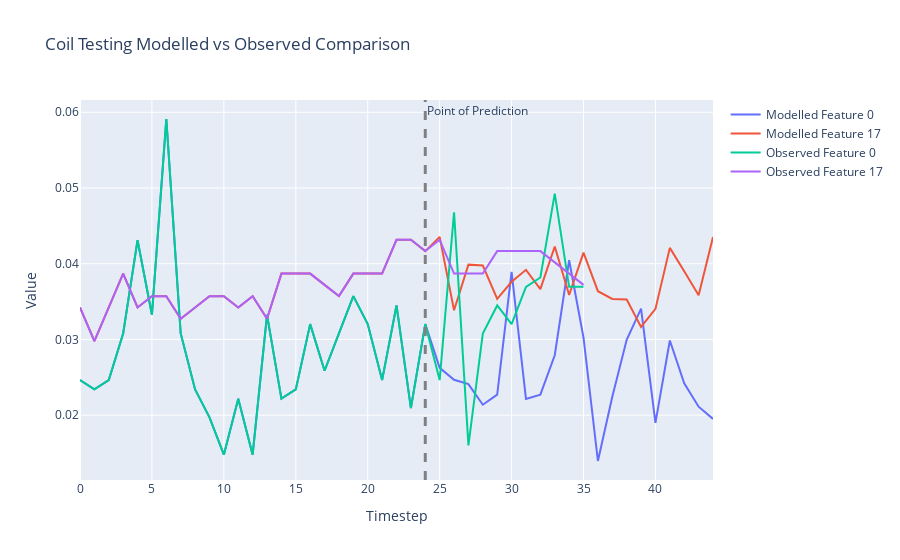

The cell this chart's notebook holds for it:
### Code cell
states = []
# Select the batch we want to make predictions for
batch = 101

# After what step do we want the coil to start making its own predictions?
prediction_step = 24

# What features do we want to plot?
feature_sel = [0,17]

# Grab starting state tensor
state_tensor = X[:,0,:]

# How many steps do we want to run the coil overall?
max_steps = 45

states.append(state_tensor[batch,feature_sel])
batch_size = X.shape[0]
transition_tensor = torch.softmax(torch.zeros(batch_size, n_features, n_features), dim = 1).to("cuda")
for step_state in range(1,max_steps):
    state_tensor, transition_tensor = model.step_coil(state_tensor, transition_tensor)
    if step_state <= prediction_step:
        state_tensor = X[:,step_state,:]
    states.append(state_tensor[batch,feature_sel])
    #print(sum(state_tensor[batch,:]))
    
# Move state dynamics to CPU
data = [row.to('cpu').detach().numpy() for row in states]
traces = list(zip(*data))

# Create the figure and add traces
fig = go.Figure()

# Plotting
for i, trace in enumerate(traces):
    model_trace = go.Scatter(y=trace, mode='lines', name=f'Modelled Feature {feature_sel[i]}')
    fig.add_trace(model_trace)
    
    
# Get observed data to CPU and plot
data = X[batch,:,feature_sel].to('cpu')
# Transpose the data to get 5 traces
traces = list(zip(*data))

# Plotting
for i, trace in enumerate(traces):
    obs_trace = go.Scatter(y=trace, mode='lines', name=f'Observed Feature {feature_sel[i]}')
    fig.add_trace(obs_trace)
    
# Add Line highlighting when the coil becomes responsible for its own predictions
fig.add_vline(x=prediction_step, line_width=3, line_dash="dash", line_color="grey", annotation_text='Point of Prediction')    

# Add title and labels
fig.update_layout(title=f'Coil Testing Modelled vs Observed Comparison',
                    xaxis_title='Timestep',
                    yaxis_title='Value')

# Show the figure
fig.show()

### Figure 1 — Plotly figure (JSON) as saved in the notebook; plotly's stock layout.template omitted (floating-point values rounded to 4 significant figures)
{"data": [{"mode": "lines", "name": "Modelled Feature 0", "type": "scatter", "y": [0.02463, 0.0234, 0.02463, 0.03079, 0.0431, 0.03325, 0.05911, 0.03079, 0.0234, 0.0197, 0.01478, 0.02217, 0.01478, 0.03325, 0.02217, 0.0234, 0.03202, 0.02586, 0.03079, 0.03571, 0.03202, 0.02463, 0.03448, 0.02094, 0.03202, 0.02624, 0.02467, 0.0241, 0.02138, 0.0227, 0.03892, 0.02215, 0.0227, 0.02791, 0.04046, 0.03022, 0.01394, 0.02242, 0.02994, 0.03407, 0.01897, 0.02985, 0.02421, 0.02112, 0.0195]}, {"mode": "lines", "name": "Modelled Feature 17", "type": "scatter", "y": [0.03423, 0.02976, 0.03423, 0.03869, 0.03423, 0.03571, 0.03571, 0.03274, 0.03423, 0.03571, 0.03571, 0.03423, 0.03571, 0.03274, 0.03869, 0.03869, 0.03869, 0.0372, 0.03571, 0.03869, 0.03869, 0.03869, 0.04315, 0.04315, 0.04167, 0.04355, 0.03384, 0.03987, 0.03976, 0.03537, 0.03761, 0.03919, 0.03665, 0.04228, 0.03587, 0.04146, 0.03637, 0.03535, 0.03527, 0.03166, 0.03403, 0.04209, 0.03901, 0.03584, 0.04353]}, {"mode": "lines", "name": "Observed Feature 0", "type": "scatter", "y": [0.02463, 0.0234, 0.02463, 0.03079, 0.0431, 0.03325, 0.05911, 0.03079, 0.0234, 0.0197, 0.01478, 0.02217, 0.01478, 0.03325, 0.02217, 0.0234, 0.03202, 0.02586, 0.03079, 0.03571, 0.03202, 0.02463, 0.03448, 0.02094, 0.03202, 0.02463, 0.0468, 0.01601, 0.03079, 0.03448, 0.03202, 0.03695, 0.03818, 0.04926, 0.03695, 0.03695]}, {"mode": "lines", "name": "Observed Feature 17", "type": "scatter", "y": [0.03423, 0.02976, 0.03423, 0.03869, 0.03423, 0.03571, 0.03571, 0.03274, 0.03423, 0.03571, 0.03571, 0.03423, 0.03571, 0.03274, 0.03869, 0.03869, 0.03869, 0.0372, 0.03571, 0.03869, 0.03869, 0.03869, 0.04315, 0.04315, 0.04167, 0.04315, 0.03869, 0.03869, 0.03869, 0.04167, 0.04167, 0.04167, 0.04167, 0.04018, 0.03869, 0.0372]}], "layout": {"annotations": [{"showarrow": false, "text": "Point of Prediction", "x": 24, "xanchor": "left", "xref": "x", "y": 1, "yanchor": "top", "yref": "y domain"}], "shapes": [{"line": {"color": "grey", "dash": "dash", "width": 3}, "type": "line", "x0": 24, "x1": 24, "xref": "x", "y0": 0, "y1": 1, "yref": "y domain"}], "title": {"text": "Coil Testing Modelled vs Observed Comparison"}, "xaxis": {"title": {"text": "Timestep"}}, "yaxis": {"title": {"text": "Value"}}}}
